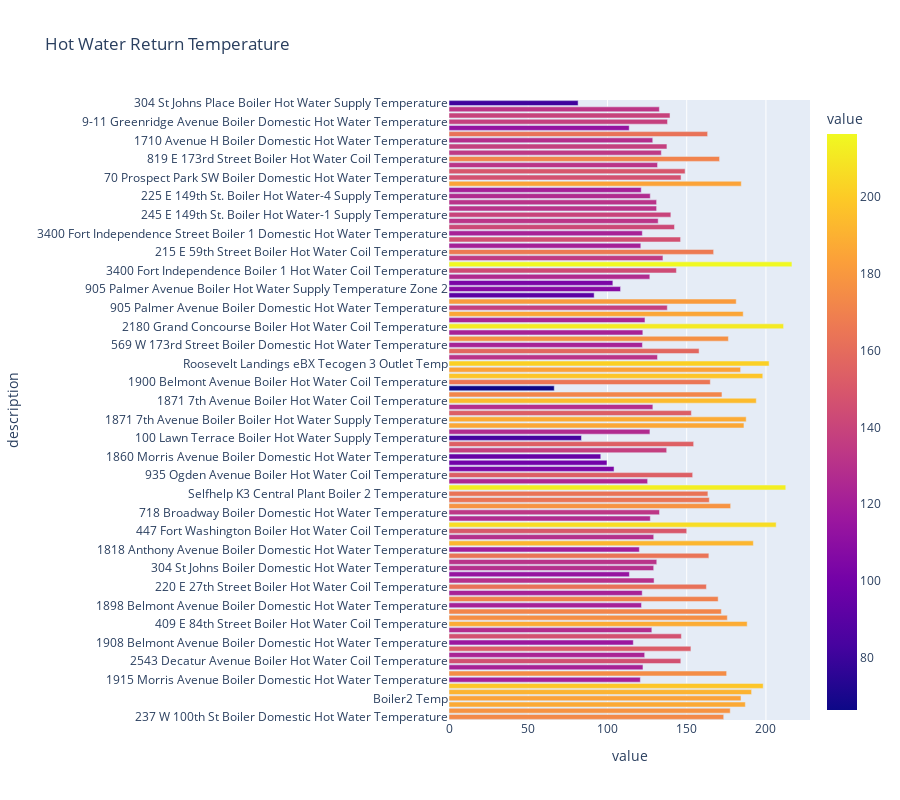

The notebook cell saved with this chart:
### Code cell
df_sensor.plot.bar(y = "description",
 x="value",
 barmode = "relative",
 color='value',
 hover_data=["value","description"],
 height = 800,
 title = "Hot Water Return Temperature")

### Figure 1 — Plotly figure (JSON) as saved in the notebook; plotly's stock layout.template omitted (floating-point values rounded to 4 significant figures)
{"data": [{"alignmentgroup": "True", "hovertemplate": "value=%{marker.color}<br>description=%{y}<extra></extra>", "legendgroup": "", "marker": {"color": [173.3, 177.5, 187, 184.2, 190.9, 198.3, 120.7, 175.2, 122.4, 146.3, 123.5, 152.7, 116.3, 146.6, 128, 188.2, 175.6, 171.9, 121.5, 169.8, 121.9, 162.4, 129.4, 113.8, 129.2, 131.1, 164.0, 120.1, 192.1, 129.2, 150.0, 206.4, 127.0, 132.8, 177.7, 164.3, 163.4, 212.5, 125.3, 153.8, 104.2, 99.69, 95.78, 137.4, 154.4, 83.58, 126.8, 186.1, 187.6, 152.9, 128.7, 193.9, 172.2, 66.42, 164.9, 198, 184, 202, 131.6, 157.8, 122.0, 176.3, 122.3, 211.1, 123.7, 185.7, 137.8, 181.2, 91.6, 108.2, 103.4, 126.7, 143.5, 216.4, 135.0, 167.0, 121.0, 146.1, 122.0, 142.3, 132, 140, 131, 131, 127, 121.3, 184.4, 146.4, 149.0, 131.6, 170.7, 134.0, 137.5, 128.6, 163.2, 113.7, 137.9, 139.5, 132.7, 81.47], "coloraxis": "coloraxis", "pattern": {"shape": ""}}, "name": "", "offsetgroup": "", "orientation": "h", "showlegend": false, "textposition": "auto", "type": "bar", "x": [173.3, 177.5, 187, 184.2, 190.9, 198.3, 120.7, 175.2, 122.4, 146.3, 123.5, 152.7, 116.3, 146.6, 128, 188.2, 175.6, 171.9, 121.5, 169.8, 121.9, 162.4, 129.4, 113.8, 129.2, 131.1, 164.0, 120.1, 192.1, 129.2, 150.0, 206.4, 127.0, 132.8, 177.7, 164.3, 163.4, 212.5, 125.3, 153.8, 104.2, 99.69, 95.78, 137.4, 154.4, 83.58, 126.8, 186.1, 187.6, 152.9, 128.7, 193.9, 172.2, 66.42, 164.9, 198, 184, 202, 131.6, 157.8, 122.0, 176.3, 122.3, 211.1, 123.7, 185.7, 137.8, 181.2, 91.6, 108.2, 103.4, 126.7, 143.5, 216.4, 135.0, 167.0, 121.0, 146.1, 122.0, 142.3, 132, 140, 131, 131, 127, 121.3, 184.4, 146.4, 149.0, 131.6, 170.7, 134.0, 137.5, 128.6, 163.2, 113.7, 137.9, 139.5, 132.7, 81.47], "xaxis": "x", "y": ["237 W 100th St Boiler Domestic Hot Water Temperature", "237 W 100th St Boiler Hot Water Coil Temperature", "Boiler1 Temp", "Boiler2 Temp", "800 Grand Concourse Boiler Boiler 1 Domestic Pre-Mix Temp", "800 Grand Concourse Boiler Boiler 2 Domestic Pre-Mix Temp", "1915 Morris Avenue Boiler Domestic Hot Water Temperature", "1915 Morris Avenue Boiler Hot Water Coil Temperature", "2543 Decatur Avenue Boiler Domestic Hot Water Temperature", "2543 Decatur Avenue Boiler Hot Water Coil Temperature", "36 E 22nd Street Heating Valve Control DHW Temperature", "1908 Belmont Avenue Boiler Boiler Hot Water Supply Temperature", "1908 Belmont Avenue Boiler Domestic Hot Water Temperature", "1908 Belmont Avenue Boiler Hot Water Coil Temperature", "409 E 84th Street Boiler Domestic Hot Water Temperature", "409 E 84th Street Boiler Hot Water Coil Temperature", "1898 Belmont Avenue Boiler Boiler Hot Water Supply Temperature", "1898 Belmont Avenue Boiler Building Hot Water Supply Temperature", "1898 Belmont Avenue Boiler Domestic Hot Water Temperature", "1898 Belmont Avenue Boiler Hot Water Coil Temperature", "220 E 27th Street Boiler Domestic Hot Water Temperature", "220 E 27th Street Boiler Hot Water Coil Temperature", "815 W 180th Street Boiler Domestic Hot Water Temperature", "815 W 180th Street Boiler Hot Water Coil Temperature", "304 St Johns Boiler Domestic Hot Water Temperature", "304 St Johns Boiler Hot Water Supply Temperature", "220 East 54th St. Manhattan Boiler Plant Domestic Hot Water Post Mix Temp", "1818 Anthony Avenue Boiler Domestic Hot Water Temperature", "1818 Anthony Avenue Boiler Hot Water Coil Temperature", "447 Fort Washington Boiler Domestic Hot Water Temperature", "447 Fort Washington Boiler Hot Water Coil Temperature", "214 East 178th St Boiler Hot Water Coil Temperature", "214 East 178th St Boiler Domestic Hot Water Temperature", "718 Broadway Boiler Domestic Hot Water Temperature", "718 Broadway Boiler Hot Water Coil Temperature", "Selfhelp K3 Central Plant Boiler 1 Temperature", "Selfhelp K3 Central Plant Boiler 2 Temperature", "151 E 43rd Street Boiler Hot Water Coil Temperature", "151 E 43rd Street Boiler Domestic Hot Water Temperature", "935 Ogden Avenue Boiler Hot Water Coil Temperature", "935 Ogden Avenue Boiler Domestic Hot Water Temperature", "1860 Morris Avenue Boiler Hot Water Coil Temperature", "1860 Morris Avenue Boiler Domestic Hot Water Temperature", "100 Lawn Terrace Boiler Domestic Hot Water Temperature", "100 Lawn Terrace Boiler Hot Water Coil Temperature", "100 Lawn Terrace Boiler Hot Water Supply Temperature", "370 Westchester Avenue Boiler Domestic Hot Water Temperature", "370 Westchester Avenue Boiler Hot Water Coil Temperature", "1871 7th Avenue Boiler Boiler Hot Water Supply Temperature", "1871 7th Avenue Boiler Building Hot Water Supply Temperature", "1871 7th Avenue Boiler Domestic Hot Water Temperature", "1871 7th Avenue Boiler Hot Water Coil Temperature", "1900 Belmont Avenue Boiler Boiler Hot Water Supply Temperature", "1900 Belmont Avenue Boiler Domestic Hot Water Temperature", "1900 Belmont Avenue Boiler Hot Water Coil Temperature", "Roosevelt Landings eBX Tecogen 1 Outlet Temp", "Roosevelt Landings eBX Tecogen 2 Outlet Temp", "Roosevelt Landings eBX Tecogen 3 Outlet Temp", "611 Academy Street Boiler Domestic Hot Water Temperature", "611 Academy Street Boiler Hot Water Coil Temperature", "569 W 173rd Street Boiler Domestic Hot Water Temperature", "569 W 173rd Street Boiler Hot Water Coil Temperature", "2180 Grand Concourse Boiler Domestic Hot Water Temperature", "2180 Grand Concourse Boiler Hot Water Coil Temperature", "60 W Broad Street Boiler Domestic Hot Water Temperature", "905 Palmer Avenue Boiler Boiler Hot Water Supply Temperature", "905 Palmer Avenue Boiler Domestic Hot Water Temperature", "905 Palmer Avenue Boiler Hot Water Coil Temperature", "905 Palmer Avenue Boiler Hot Water Supply Temperature Zone 1", "905 Palmer Avenue Boiler Hot Water Supply Temperature Zone 2", "905 Palmer Avenue Boiler Hot Water Supply Temperature Zone 3", "3400 Fort Independence Boiler 1 Domestic Hot Water Temperature", "3400 Fort Independence Boiler 1 Hot Water Coil Temperature", "3400 Fort Independence Boiler 2 Hot Water Coil Temperature", "215 E 59th Street Boiler Domestic Hot Water Temperature", "215 E 59th Street Boiler Hot Water Coil Temperature", "3000 Bronx Park East Basement Boiler Room Boiler Steam - 1 Boiler Stack Temp", "3000 Bronx Park East Basement Boiler Room Boiler Steam - 2 Boiler Stack Temp", "3400 Fort Independence Street Boiler 1 Domestic Hot Water Temperature", "333 Lenox Road Penthouse Boiler Room Loop Hot Water Hot Water Loop Supply Temperature", "225 E 149th St. Boiler Hot Water-1 Supply Temperature [Boiler 1]", "245 E 149th St. Boiler Hot Water-1 Supply Temperature", "225 E 149th St. Boiler Hot Water-2 Supply Temperature", "225 E 149th St. Boiler Hot Water-3 Supply Temperature", "225 E 149th St. Boiler Hot Water-4 Supply Temperature", "450 W 147th Street Boiler Domestic Hot Water Temperature", "450 W 147th Street Boiler Hot Water Coil Temperature", "70 Prospect Park SW Boiler Domestic Hot Water Temperature", "70 Prospect Park SW Boiler Hot Water Coil Temperature", "819 E 173rd Street Boiler Domestic Hot Water Temperature", "819 E 173rd Street Boiler Hot Water Coil Temperature", "45-26 44th Street Boiler Domestic Hot Water Temperature", "45-26 44th Street Boiler Hot Water Coil Temperature", "1710 Avenue H Boiler Domestic Hot Water Temperature", "1710 Avenue H Boiler Hot Water Coil Temperature", "51 Cross Street Boiler Domestic Hot Water Temperature", "9-11 Greenridge Avenue Boiler Domestic Hot Water Temperature", "9-11 Greenridge Avenue Boiler Hot Water Coil Temperature", "304 St Johns Place Boiler Domestic Hot Water Temperature", "304 St Johns Place Boiler Hot Water Supply Temperature"], "yaxis": "y"}], "layout": {"barmode": "relative", "coloraxis": {"colorbar": {"title": {"text": "value"}}, "colorscale": [[0, "#0d0887"], [0.1111, "#46039f"], [0.2222, "#7201a8"], [0.3333, "#9c179e"], [0.4444, "#bd3786"], [0.5556, "#d8576b"], [0.6667, "#ed7953"], [0.7778, "#fb9f3a"], [0.8889, "#fdca26"], [1, "#f0f921"]]}, "height": 800, "legend": {"tracegroupgap": 0}, "title": {"text": "Hot Water Return Temperature"}, "xaxis": {"anchor": "y", "domain": [0, 1], "title": {"text": "value"}}, "yaxis": {"anchor": "x", "domain": [0, 1], "title": {"text": "description"}}}}
